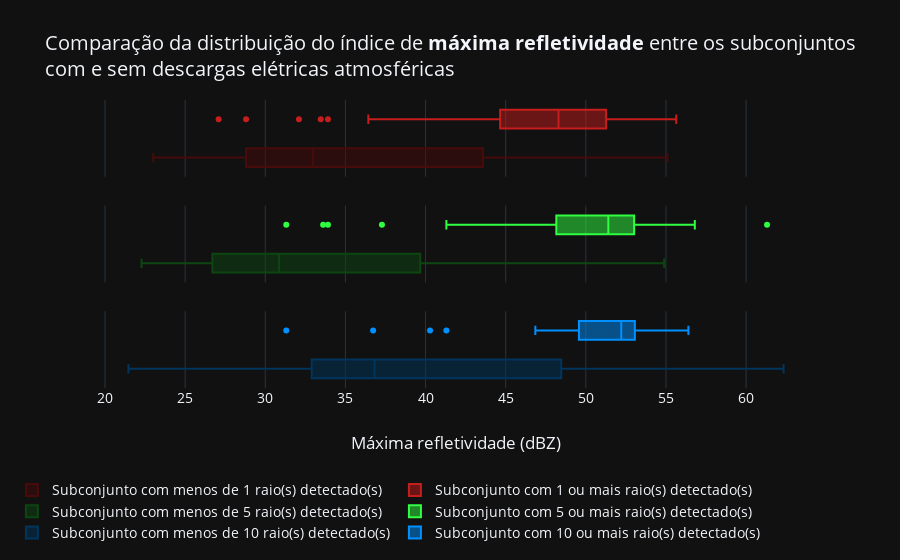

Notebook source saved alongside this figure:
### Code cell
fig = make_subplots(rows=3, cols=1, shared_xaxes=True)
thresholds = [1, 5, 10]
records = 40
# indexs = [(1, 1), (1, 2), (2, 1), (2, 2)]
indexs = [(1, 1), (2, 1), (3, 1)]
colors = [
    ('#480B0B', '#C61D1D'),
    ('#0E4612', '#30FF41'),
    ('#00355D', '#0090FF'),
#     ('#FFDB59', '#BAB1B1')
#     ('#8C8C8C', '#F18F01'), ('#4C333E', '#0053A0'),
#     ('#AF4F13', '#3EAD4F'), ('#708D81', '#8D0801')
    
]

for index, threshold, color in zip(indexs, thresholds, colors):
    row, line = index
    cset1, cset2 = color
    no = df[df['ttyyyxx3'] < threshold].sample(records)
    yes = df[df['ttyyyxx3'] >= threshold].sample(records)
    
    fig.add_trace (
        go.Box(x=no['maxz'], 
        name='Subconjunto com menos de %s raio(s) detectado(s)'%threshold,
        marker_color=cset1),
        row=row, col=line,
    )

    fig.add_trace (
        go.Box(x=yes['maxz'],
        name='Subconjunto com %s ou mais raio(s) detectado(s)'%threshold,
        marker_color=cset2),
        row=row, col=line
    )
    
    
    fig.update_yaxes(
        showticklabels=False
    )

fig['layout']['xaxis3'].update(title='Máxima refletividade (dBZ)')

fig.update_layout(
    legend=dict(x=-0.11, y=-0.30),
    legend_orientation="h",
    font={'size':14},
    title='Comparação da distribuição do índice de <b>máxima refletividade</b> entre '\
    'os subconjuntos <br />com e sem descargas elétricas atmosféricas', template='plotly_dark',
)

iplot(fig)

### Figure 1 — Plotly figure (JSON) as saved in the notebook; plotly's stock layout.template omitted (floating-point values rounded to 4 significant figures)
{"data": [{"marker": {"color": "#480B0B"}, "name": "Subconjunto com menos de 1 raio(s) detectado(s)", "type": "box", "x": [43.62, 26.28, 29.91, 27.47, 32.1, 31.72, 25.83, 41.78, 30.64, 32.98, 45.04, 43.54, 43.36, 42.36, 28.8, 32.98, 55.09, 28.17, 34.6, 35.34, 25.83, 46.62, 25.83, 45.91, 29.91, 28.17, 39.48, 32.47, 46.43, 32.29, 30.16, 33.76, 23.01, 45.54, 27.83, 28.8, 51.26, 46.76, 53.83, 41.5], "xaxis": "x", "yaxis": "y"}, {"marker": {"color": "#C61D1D"}, "name": "Subconjunto com 1 ou mais raio(s) detectado(s)", "type": "box", "x": [48.14, 27.09, 50.79, 33.46, 46.89, 52.61, 46.12, 54.07, 44.39, 48.56, 52.66, 44.92, 51.74, 50.37, 45.65, 28.8, 54.02, 50.47, 36.73, 45.43, 55.64, 46.89, 36.43, 47.85, 48.59, 49.37, 48.38, 33.91, 53.91, 48.98, 32.1, 50.3, 52.5, 45.68, 53.33, 54.7, 42.86, 48.25, 48.34, 43.93], "xaxis": "x", "yaxis": "y"}, {"marker": {"color": "#0E4612"}, "name": "Subconjunto com menos de 5 raio(s) detectado(s)", "type": "box", "x": [39.86, 37.37, 49.1, 44.13, 24.28, 44.39, 24.28, 23.01, 22.28, 36.23, 30.16, 30.16, 26.28, 29.09, 39.48, 26.7, 48.56, 28.49, 26.7, 32.98, 27.09, 33.76, 27.47, 32.29, 52.02, 35.69, 31.09, 30.64, 23.01, 31.31, 38.51, 25.35, 46.89, 45.68, 54.89, 24.83, 29.09, 28.8, 23.67, 44.68], "xaxis": "x2", "yaxis": "y2"}, {"marker": {"color": "#30FF41"}, "name": "Subconjunto com 5 ou mais raio(s) detectado(s)", "type": "box", "x": [37.28, 51.56, 53.14, 53.97, 61.31, 33.61, 45.65, 50.33, 50.22, 43.79, 41.3, 56.8, 48.49, 51.97, 52.79, 54.07, 47.83, 49.9, 33.91, 51.77, 50.39, 50.79, 44.43, 52.72, 51.1, 54.42, 49.27, 55.07, 52.34, 55, 49.32, 53.73, 45.99, 52.06, 31.31, 51.31, 51.5, 53.82, 52.89, 52.87], "xaxis": "x2", "yaxis": "y2"}, {"marker": {"color": "#00355D"}, "name": "Subconjunto com menos de 10 raio(s) detectado(s)", "type": "box", "x": [50.61, 29.09, 62.34, 34.98, 26.28, 24.83, 37.01, 48.95, 46.12, 21.46, 23.01, 35.34, 48.81, 46.6, 34.98, 32.64, 24.28, 40.73, 34.6, 41.4, 25.35, 52.15, 34.73, 28.17, 41.59, 35.91, 23.67, 36.12, 53.58, 48.12, 36.33, 52.08, 33.15, 36.82, 56.08, 49, 49.61, 47.87, 39.28, 36.82], "xaxis": "x3", "yaxis": "y3"}, {"marker": {"color": "#0090FF"}, "name": "Subconjunto com 10 ou mais raio(s) detectado(s)", "type": "box", "x": [51.09, 52.14, 54.7, 51.64, 52.51, 55.99, 51.1, 48.19, 51.56, 54.34, 55.69, 52.87, 53, 46.85, 49.1, 55.33, 49.54, 52.96, 49.23, 53.82, 49.6, 52.61, 52.41, 51.81, 36.73, 51.73, 52.28, 51.84, 53.12, 52.55, 31.31, 55.86, 40.28, 52.72, 52.87, 55.41, 56.4, 41.3, 51.85, 48.9], "xaxis": "x3", "yaxis": "y3"}], "layout": {"font": {"size": 14}, "legend": {"orientation": "h", "x": -0.11, "y": -0.3}, "title": {"text": "Comparação da distribuição do índice de <b>máxima refletividade</b> entre os subconjuntos <br />com e sem descargas elétricas atmosféricas"}, "xaxis": {"anchor": "y", "domain": [0, 1], "matches": "x3", "showticklabels": false}, "xaxis2": {"anchor": "y2", "domain": [0, 1], "matches": "x3", "showticklabels": false}, "xaxis3": {"anchor": "y3", "domain": [0, 1], "title": {"text": "Máxima refletividade (dBZ)"}}, "yaxis": {"anchor": "x", "domain": [0.7333, 1], "showticklabels": false}, "yaxis2": {"anchor": "x2", "domain": [0.3667, 0.6333], "showticklabels": false}, "yaxis3": {"anchor": "x3", "domain": [0, 0.2667], "showticklabels": false}}}
